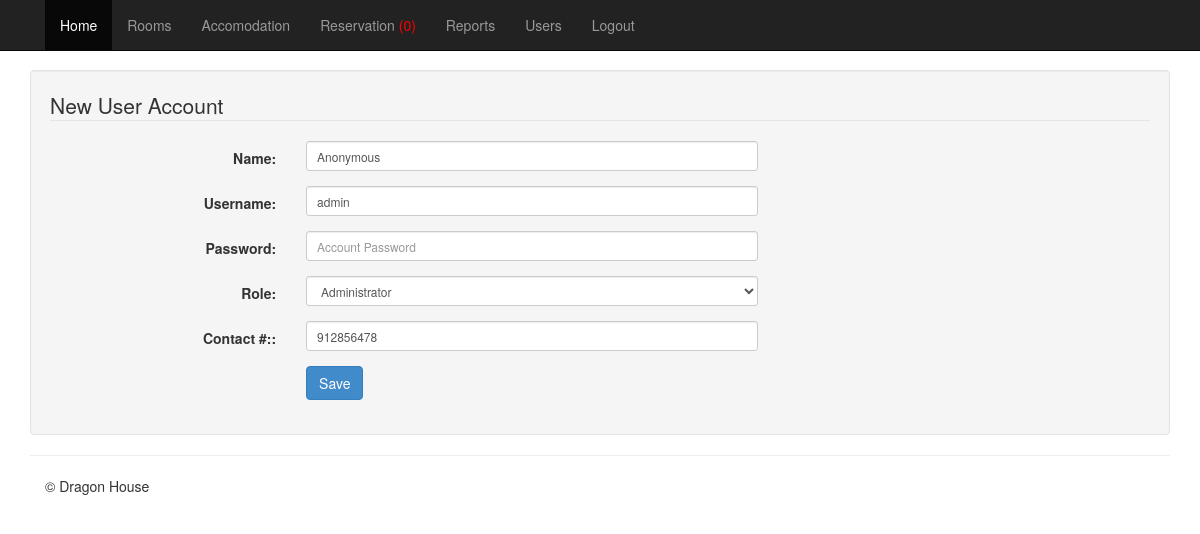
/admin/mod_users/index.php?view=edit&id=1 (signed in), run on the app's committed database.
### tables this page shows
CREATE TABLE IF NOT EXISTS `tbluseraccount` (
  `USERID` int(11) NOT NULL AUTO_INCREMENT,
  `UNAME` varchar(30) NOT NULL,
  `USER_NAME` varchar(30) NOT NULL,
  `UPASS` varchar(90) NOT NULL,
  `ROLE` varchar(30) NOT NULL,
  `PHONE` int(11) NOT NULL,
  PRIMARY KEY (`USERID`)
);

### admin/mod_users/index.php (called while the page is built, shortened)
<?php
require_once '../themes/backendTemplate.php';
?>

### includes/database.php (called while the page is built, shortened)
<?php
class Database {
	var $sql_string = '';
	private $conn;
	public function open_connection() {
		$this->conn = mysqli_connect(DB_SERVER,DB_USER,DB_PASS);
		if(!$this->conn){
			echo "Problem in database connection! Contact administrator!";
			exit();
		}else{
			$db_select = mysqli_select_db($this->conn,DB_NAME);
		}
	}
	function setQuery($sql='') {
		$this->sql_string=$sql;
	}
	function executeQuery() {
		$result = mysqli_query($this->conn,$this->sql_string);
		return $result;
	}
	private function confirm_query($result) {
		return $result;
	}
	function loadSingleResult() {
		$cur = $this->executeQuery();
		while ($row = mysqli_fetch_object($cur)) {
		return $data = $row;
		}
	}
}
$mydb = new Database();
?>

### includes/user.php (called while the page is built, shortened)
<?php
require_once(LIB_PATH.DS.'database.php');
class User{
	protected static $tbl_name = "tbluseraccount";
	function single_user($id=0){
			global $mydb;
			$mydb->setQuery("SELECT * FROM ".self::$tbl_name." Where `USERID`= {$id} LIMIT 1");
			$cur = $mydb->loadSingleResult();
			return $cur;
	}
}
?>

### admin/mod_users/edit.php (the view, shortened to what this page needs)
<?php
$user = new User();
$res = $user->single_user($_SESSION['id']);
?>
<form class="form-horizontal well span6" action="controller.php?action=edit" method="POST">
	<fieldset>
		<legend>New User Account</legend>
          <div class="form-group">
            <div class="col-md-8">
              <label class="col-md-4 control-label" for=
              "UNAME">Name:</label>
              <div class="col-md-8">
                 <input class="form-control input-sm" id="UNAME" name="UNAME" placeholder=
									  "Account Name" type="text" value="<?php echo $res->UNAME; ?>">
              </div>
            </div>
          </div>
          <div class="form-group">
            <div class="col-md-8">
              <label class="col-md-4 control-label" for=
              "USERNAME">Username:</label>
              <div class="col-md-8">
                 <input class="form-control input-sm" id="USERNAME" name="USERNAME" placeholder=
									  "Username" type="text" value="<?php echo $res->USER_NAME; ?>">
              </div>
            </div>
          </div>
          <div class="form-group">
            <div class="col-md-8">
              <label class="col-md-4 control-label" for=
              "UPASS">Password:</label>
              <div class="col-md-8">
                 <input class="form-control input-sm" id="UPASS" name="UPASS" placeholder=
									  "Account Password" type="Password" value="">
              </div>
            </div>
          </div>
          <div class="form-group">
            <div class="col-md-8">
              <label class="col-md-4 control-label" for=
              "ROLE">Role:</label>
              <div class="col-md-8">
                <select class="form-control input-sm" name="ROLE" id="ROLE">
                  <option <?php echo ($res->ROLE=='Administrator') ? 'SELECTED' : '';  ?> value="Administrator">Administrator</option>
                 </select>
              </div>
            </div>
          </div>
        <div class="form-group">
          <div class="col-md-8">
            <label class="col-md-4 control-label" for=
            "Contact #:">Contact #::</label>
            <div class="col-md-8">
               <input class="form-control input-sm" id="PHONE" name="PHONE" placeholder=
                  "Contact #:" type="text" value="<?php echo $res->PHONE; ?>">
            </div>
          </div>
        </div>
		  <div class="form-group">
            <div class="col-md-8">
              <label class="col-md-4 control-label" for=
              "idno"></label>
              <div class="col-md-8">
                <button class="btn btn-primary" name="save" type="submit" >Save</button>
              </div>
            </div>
          </div>
	</fieldset>
</form>

### admin/css/offcanvas.css (style rules this page uses)
body { padding-top: 70px; }

### data on the page
tbluseraccount: UNAME "Anonymous", USERNAME "admin", PHONE "912856478"

### other printed values
$result->Total "0"
